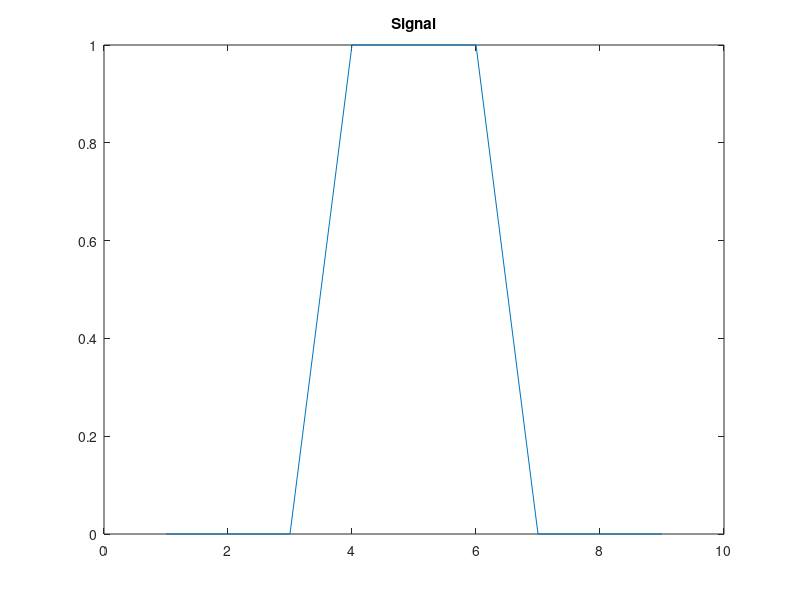
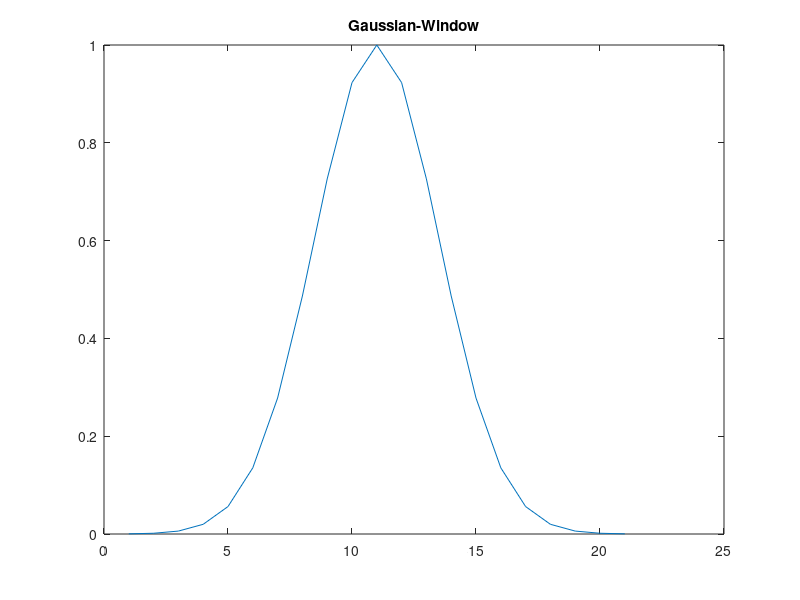
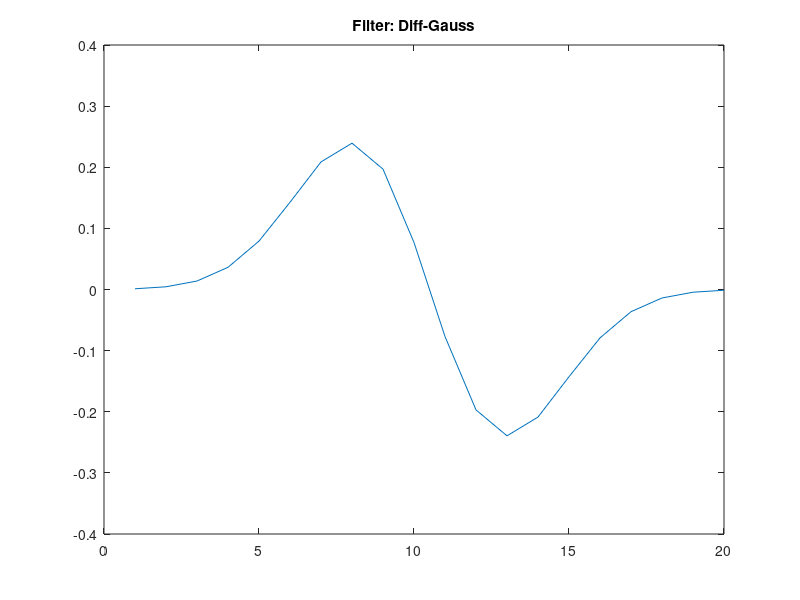
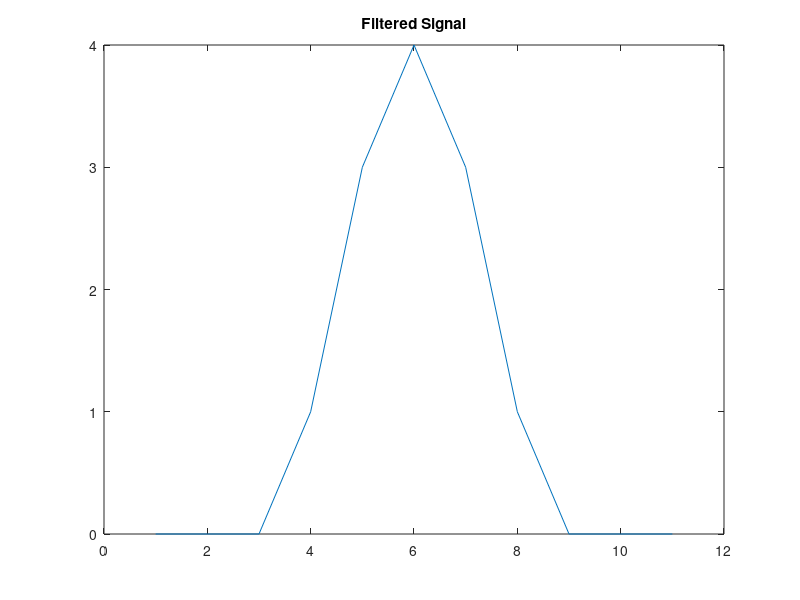

Recreate these plots in MATLAB, in order.
%% First derivative of a Gaussian as a filter mask
clear all;
close all;
clc;
% Create Signal
signal = [zeros(1,3) ones(1,3) zeros(1,3)];
my_filter = [1, 2, 1];

figure(1);
plot(signal);
title('Signal');

% Create Filter Mask
gauss = gausswin(21,4);
filter = diff(gauss);

figure(2)
plot(gauss)
title('Gaussian-Window')
figure(3)
plot(filter)
title('Filter: Diff-Gauss')

%% Filtered Signal
signal_filtered = conv(signal, my_filter);
figure(4);
plot(signal_filtered);
title('Filtered Signal');






